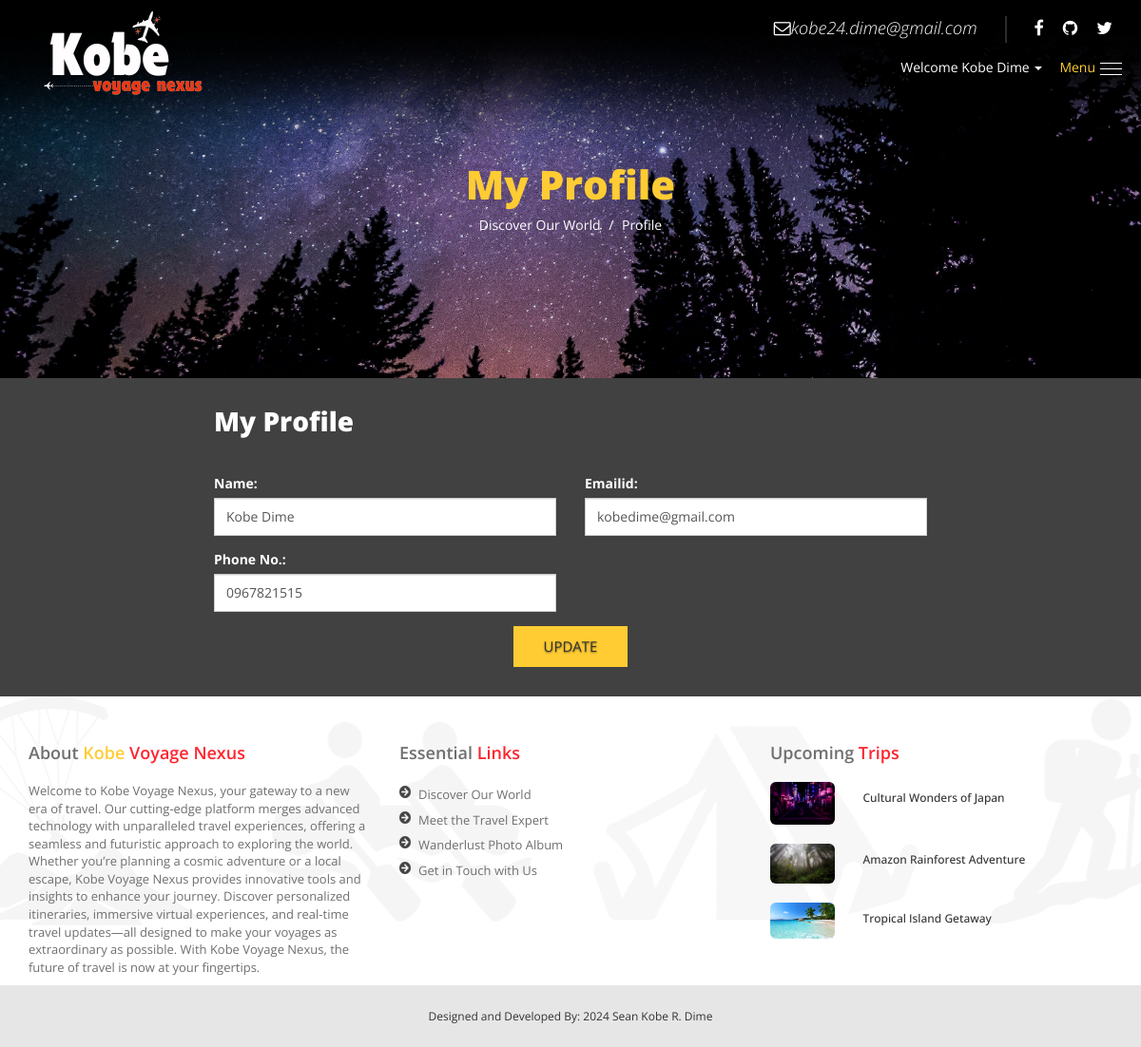
Screenshot of /profile.php (signed in) with the database file from the repository.
### tables this page shows
CREATE TABLE `tbl_userregistration` (
  `id` int(11) NOT NULL,
  `name` varchar(255) NOT NULL,
  `emailid` varchar(255) NOT NULL,
  `mobile` varchar(10) NOT NULL,
  `password` varchar(255) NOT NULL,
  `registration_date` date NOT NULL,
  `created_at` timestamp NOT NULL DEFAULT current_timestamp() ON UPDATE current_timestamp()
);

### profile.php (the view)
<?php
include('header.php');
include '_dbconnect.php';
$id = $_SESSION['userId'];
$sql = "Select * from tbl_userregistration where id='$id'";
$result = mysqli_query($conn, $sql);
$num = mysqli_num_rows($result);
if ($num == 1) {
	$row = mysqli_fetch_assoc($result);
	$name = $row['name'];
	$email = $row['emailid'];
	$mobile = $row['mobile'];
}
?>
<section class="inner">
	<div class="inner_data">
		<h2>My Profile</h2>
		<ul class="pagi-inner">
			<li><a href="index.php">Discover Our World</a></li>
			<li><a href="#0">Profile</a></li>
		</ul>
	</div>
</section>
<section class="contacts">
	<div class="container">
		<div class="row">
			<div class="col-md-2">
			</div>
			<div class="col-md-8">
				<h3>My Profile</h3>
				<form method="post" action="_profileUpdate.php">
					<div class="row">
						<div class="col-md-6">
							<div class="form-group">
								<label class="control-label">Name:</label>
								<input id="name" name="name" type="text" placeholder="Enter Your Name*" class="form-control" value="<?php echo $name; ?>" required>
							</div>
						</div>
						<div class="col-md-6">
							<div class="form-group">
								<label class="control-label">Emailid:</label>
								<input id="email" name="email" type="email" placeholder="Enter Your Email*" class="form-control" required value="<?php echo $email; ?>">
							</div>
						</div>
					</div>
					<div class="row">
						<div class="col-md-6">
							<div class="form-group">
								<label class="control-label">Phone No.:</label>
								<input id="phone" name="phone" type="text" placeholder="Enter Your Phone No*" class="form-control" value="<?php echo $mobile; ?>" required>
							</div>
						</div>
						<div class="form-group">
							<div class="col-md-12 text-center">
								<button type="submit" class="btn-view">Update</button>
							</div>
						</div>
				</form>
			</div>
			<div class="col-md-2">
			</div>
		</div>
	</div>
</section>
<?php include('footer.php'); ?>

### css/style.css (style rules this page uses)
body { font-family: 'Open Sans', sans-serif; }
ul { margin: 0; padding: 0; display: flow-root; }
ul li { list-style: none; float: left }
input#mc-embedded-subscribe, input#mc-embedded-subscribe:hover, .pop_p, .pop_p:hover h3, a, a:hover { text-decoration: none; display: inline-block; transition: 0.3s ease-in-out; }
.btn-view { font-size: 15px; color: #333; background: #ffcc33; padding: 11px 32px; text-shadow: 0 1px 2px rgba(0,0,0,.5); }
.contacts, .contact { padding: 30px 0; background: #414141; }
.form-control { height: 40px; border-radius: 0; }
button.btn-view { border: 0; text-transform: uppercase }
.inner { background: url(../images/contactBG.jpg) no-repeat top center; background-size: cover; min-height: 398px; position: relative; display: table; width: 100%; color: #ffcc33; }
.inner:after { position: absolute; top: 0; right: 0; left: 0; bottom: 0; content: ''; background: rgba(0,0,0,0.06) }
.inner_data { display: table-cell; vertical-align: middle; text-align: center; position: relative; z-index: 2; }
ul.pagi-inner li { display: inline-block; float: none; }
ul.pagi-inner li a { color: #fff; }
.pagi-inner>li+li:before { padding: 0 5px; color: #fff; content: "/\00a0"; }
.inner_data h2 { font-size: 42px; font-weight: 900; }
section.contacts h3 { color: #fff; font-size: 28px; font-weight: 900; margin: 0 0 40px; }
.blog h3 a, section.contacts { color: #fff; }

### rows the page displays
tbl_userregistration: name "Kobe Dime", email "kobedime@gmail.com", phone "0967821515"

### other values shown
$username "Kobe Dime"
